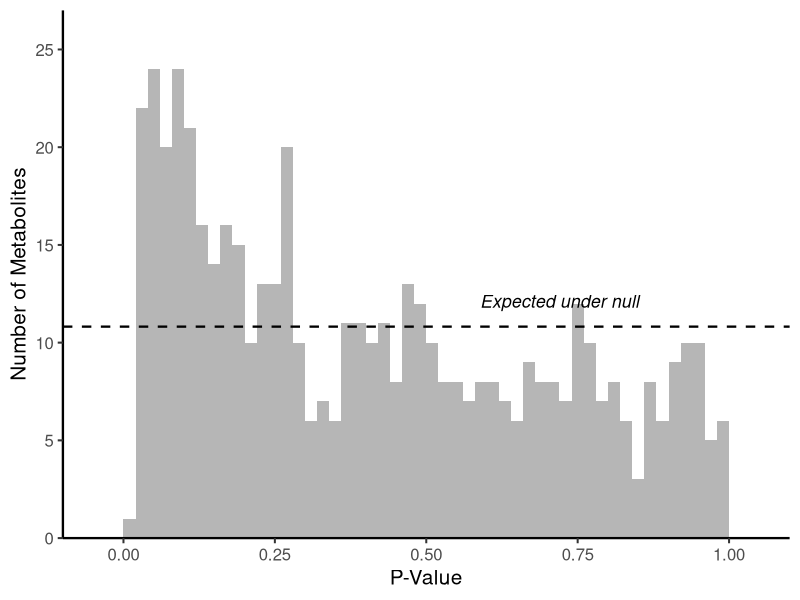

Generate this figure with R:
library(ggplot2)
library(here)
setwd(here::here("figures/FigS"))

df = read.csv("data_pvalue_histogram.csv", stringsAsFactors = FALSE)
expected_count = 541 / 50

p = ggplot(df, aes(x = bin_mid, y = count)) +
  geom_col(width = 0.02, fill = "darkgray", color = NA, alpha = 0.85) +
  geom_hline(yintercept = expected_count, linetype = "dashed",
             color = "black", linewidth = 0.8) +
  annotate("text", x = 0.72, y = expected_count + 1.3,
           label = "Expected under null", color = "black",
           fontface = "italic", size = 4.5) +
  scale_x_continuous(
    breaks = c(0.00, 0.25, 0.50, 0.75, 1.00),
    labels = c("0.00", "0.25", "0.50", "0.75", "1.00"),
    expand = c(0.05, 0.05)
  ) +
  scale_y_continuous(breaks = seq(0, 25, by = 5), expand = c(0, 0), limits = c(0, 27)) +
  labs(x = "P-Value", y = "Number of Metabolites") +
  theme_classic(base_size = 15) +
  theme(axis.line = element_line(linewidth = 0.8))

ggsave("figs_pvalue_histogram.png", p, width = 5.5, height = 4, dpi = 800, bg = "white")
